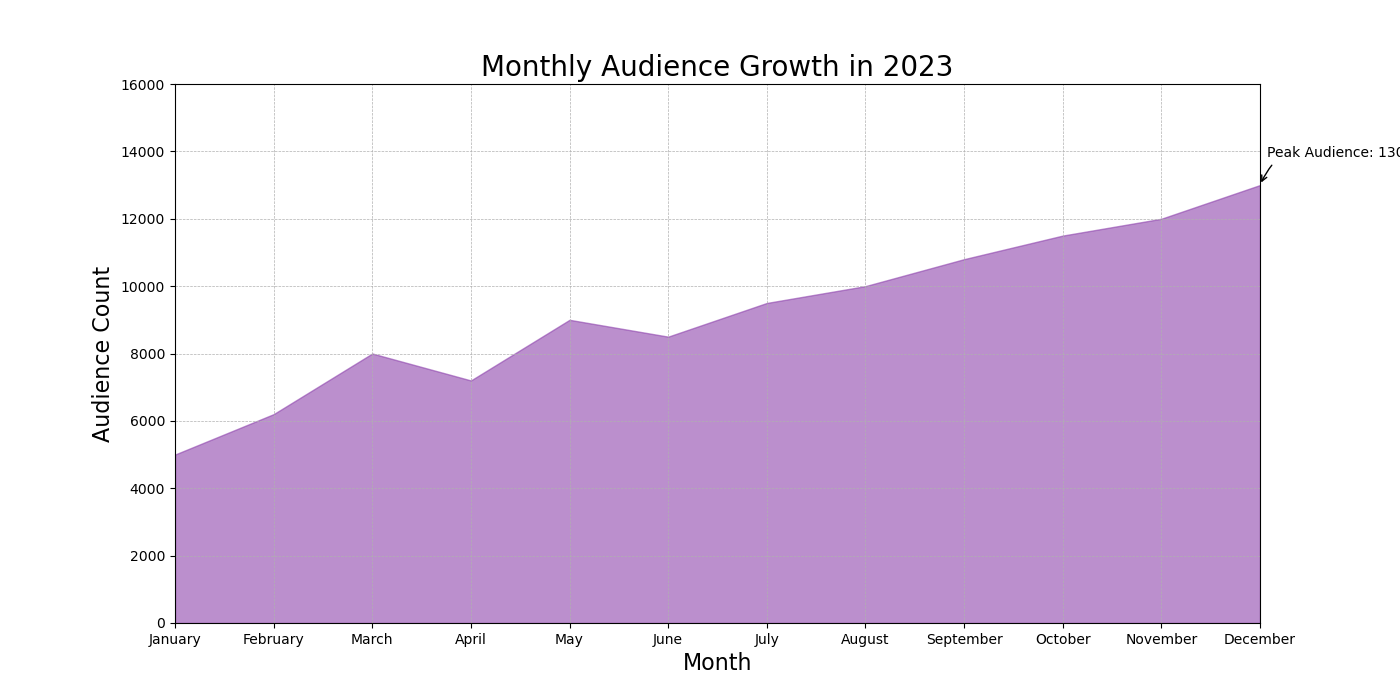

Recreate this plot in Python.

import matplotlib.pyplot as plt

# Data
months = [
    'January', 'February', 'March', 'April', 'May', 'June',
    'July', 'August', 'September', 'October', 'November', 'December'
]
audience = [
    5000, 6200, 8000, 7200, 9000, 8500,
    9500, 10000, 10800, 11500, 12000, 13000
]

# Plot
fig, ax = plt.subplots(figsize=(14, 7))  # Modify width (14) and height (7) of the chart
ax.fill_between(months, audience, color='#8e44ad', alpha=0.6)  # Fill with a specific color code

# Style
ax.set_title('Monthly Audience Growth in 2023', fontsize=20)  # Changing the title
ax.set_xlabel('Month', fontsize=16)
ax.set_ylabel('Audience Count', fontsize=16)
ax.set_ylim(0, max(audience) + 3000)  # Set the y-axis limit to give some space at the top
ax.margins(x=0)  # Remove the white space on the x-axis edges
ax.grid(True, which='both', linestyle='--', linewidth=0.5)

# Annotation
peak_audience = max(audience)
peak_month = months[audience.index(peak_audience)]
ax.annotate(f'Peak Audience: {peak_audience}', xy=(peak_month, peak_audience), xytext=(5, 20),
            textcoords='offset points', arrowprops=dict(arrowstyle="->", connectionstyle="arc3,rad=.5"))

plt.show()
